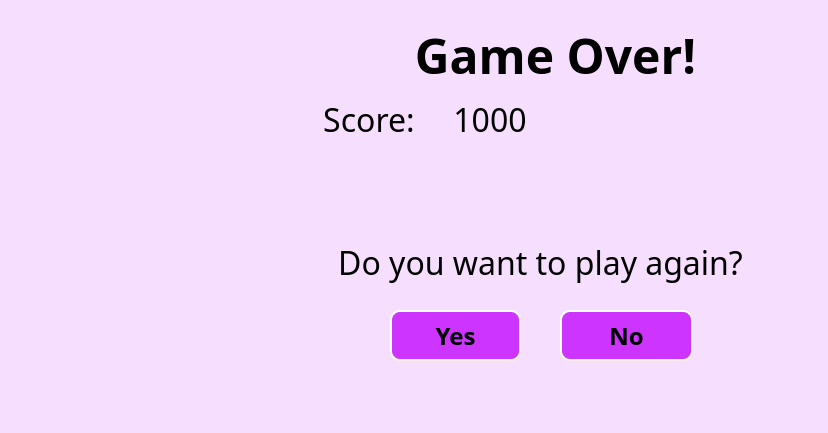
<?xml version="1.0" encoding="UTF-8"?>
<ui version="4.0">
 <class>GameOverDialog</class>
 <widget class="QMainWindow" name="GameOverDialog">
  <property name="geometry">
   <rect>
    <x>0</x>
    <y>0</y>
    <width>828</width>
    <height>433</height>
   </rect>
  </property>
  <property name="windowTitle">
   <string>MainWindow</string>
  </property>
  <property name="styleSheet">
   <string notr="true">QWidget{
	background-color:rgb(246, 222, 255)
}

QPushButton{
    background-color: rgb(131, 115, 255);
    border-style: outset;
    border-width: 2px;
    border-color: beige;
	border-radius: 10px;
}

</string>
  </property>
  <widget class="QWidget" name="centralwidget">
   <property name="styleSheet">
    <string notr="true">QPushButton {background-color: rgb(205, 52, 255) }</string>
   </property>
   <widget class="QWidget" name="verticalLayoutWidget">
    <property name="geometry">
     <rect>
      <x>300</x>
      <y>170</y>
      <width>481</width>
      <height>121</height>
     </rect>
    </property>
    <layout class="QVBoxLayout" name="verticalLayout">
     <item>
      <widget class="QLabel" name="infoLabel">
       <property name="font">
        <font>
         <family>Menlo</family>
         <pointsize>24</pointsize>
        </font>
       </property>
       <property name="alignment">
        <set>Qt::AlignCenter</set>
       </property>
      </widget>
     </item>
     <item>
      <widget class="QLabel" name="questionLabel">
       <property name="font">
        <font>
         <family>Menlo</family>
         <pointsize>24</pointsize>
        </font>
       </property>
       <property name="text">
        <string>Do you want to play again?</string>
       </property>
       <property name="alignment">
        <set>Qt::AlignCenter</set>
       </property>
      </widget>
     </item>
    </layout>
   </widget>
   <widget class="QPushButton" name="noButton">
    <property name="geometry">
     <rect>
      <x>560</x>
      <y>310</y>
      <width>133</width>
      <height>51</height>
     </rect>
    </property>
    <property name="font">
     <font>
      <family>Menlo</family>
      <pointsize>18</pointsize>
      <weight>75</weight>
      <bold>true</bold>
     </font>
    </property>
    <property name="text">
     <string>No</string>
    </property>
   </widget>
   <widget class="QPushButton" name="yesButton">
    <property name="geometry">
     <rect>
      <x>390</x>
      <y>310</y>
      <width>131</width>
      <height>51</height>
     </rect>
    </property>
    <property name="font">
     <font>
      <family>Menlo</family>
      <pointsize>18</pointsize>
      <weight>75</weight>
      <bold>true</bold>
     </font>
    </property>
    <property name="text">
     <string>Yes</string>
    </property>
   </widget>
   <widget class="QLabel" name="label">
    <property name="geometry">
     <rect>
      <x>40</x>
      <y>120</y>
      <width>241</width>
      <height>271</height>
     </rect>
    </property>
    <property name="text">
     <string/>
    </property>
    <property name="pixmap">
     <pixmap>../resources/BucketFlag.png</pixmap>
    </property>
   </widget>
   <widget class="QWidget" name="horizontalLayoutWidget">
    <property name="geometry">
     <rect>
      <x>300</x>
      <y>90</y>
      <width>251</width>
      <height>58</height>
     </rect>
    </property>
    <layout class="QHBoxLayout" name="horizontalLayout">
     <item>
      <widget class="QLabel" name="scoreLabel">
       <property name="font">
        <font>
         <family>Menlo</family>
         <pointsize>24</pointsize>
        </font>
       </property>
       <property name="text">
        <string>Score: </string>
       </property>
       <property name="alignment">
        <set>Qt::AlignRight|Qt::AlignTrailing|Qt::AlignVCenter</set>
       </property>
      </widget>
     </item>
     <item>
      <widget class="QLabel" name="score">
       <property name="font">
        <font>
         <family>Menlo</family>
         <pointsize>24</pointsize>
        </font>
       </property>
       <property name="text">
        <string>1000</string>
       </property>
       <property name="alignment">
        <set>Qt::AlignCenter</set>
       </property>
      </widget>
     </item>
    </layout>
   </widget>
   <widget class="QWidget" name="horizontalLayoutWidget_2">
    <property name="geometry">
     <rect>
      <x>570</x>
      <y>90</y>
      <width>243</width>
      <height>61</height>
     </rect>
    </property>
    <layout class="QHBoxLayout" name="horizontalLayout_2">
     <item>
      <widget class="QLabel" name="star1">
       <property name="text">
        <string/>
       </property>
       <property name="alignment">
        <set>Qt::AlignCenter</set>
       </property>
      </widget>
     </item>
     <item>
      <widget class="QLabel" name="star2">
       <property name="text">
        <string/>
       </property>
       <property name="alignment">
        <set>Qt::AlignCenter</set>
       </property>
      </widget>
     </item>
     <item>
      <widget class="QLabel" name="star3">
       <property name="text">
        <string/>
       </property>
       <property name="alignment">
        <set>Qt::AlignCenter</set>
       </property>
      </widget>
     </item>
     <item>
      <widget class="QLabel" name="star4">
       <property name="text">
        <string/>
       </property>
       <property name="alignment">
        <set>Qt::AlignCenter</set>
       </property>
      </widget>
     </item>
    </layout>
   </widget>
   <widget class="QLabel" name="gameOverLabel">
    <property name="geometry">
     <rect>
      <x>300</x>
      <y>30</y>
      <width>511</width>
      <height>51</height>
     </rect>
    </property>
    <property name="font">
     <font>
      <family>Marker Felt</family>
      <pointsize>36</pointsize>
      <weight>75</weight>
      <bold>true</bold>
     </font>
    </property>
    <property name="text">
     <string>Game Over!</string>
    </property>
    <property name="alignment">
     <set>Qt::AlignCenter</set>
    </property>
   </widget>
  </widget>
  <widget class="QMenuBar" name="menubar">
   <property name="geometry">
    <rect>
     <x>0</x>
     <y>0</y>
     <width>828</width>
     <height>19</height>
    </rect>
   </property>
  </widget>
  <widget class="QStatusBar" name="statusbar"/>
 </widget>
 <resources/>
 <connections/>
</ui>
